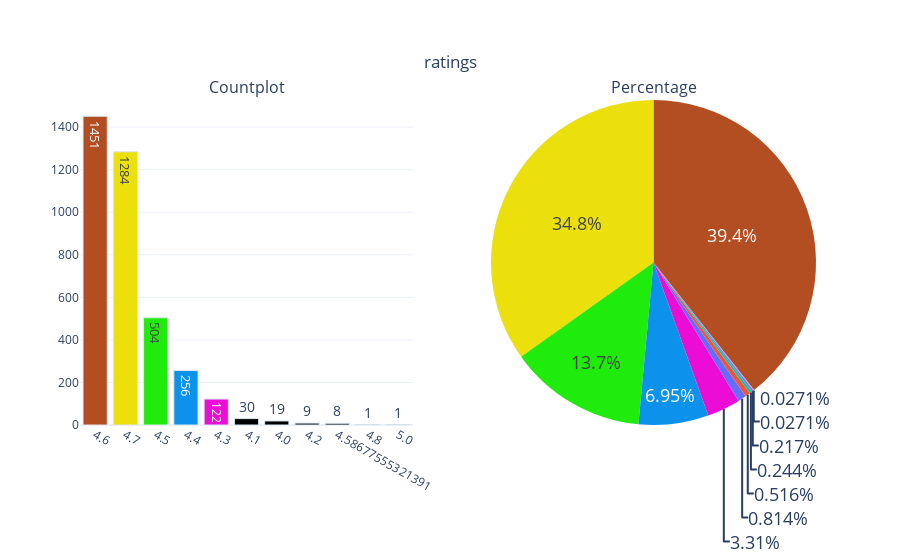

Here is the notebook cell this chart was saved with:
### Code cell
constraints = ['#B34D22', '#EBE00C', '#1FEB0C', '#0C92EB', '#EB0CD5']

def categorical_variable_summary(df, column_name):
    fig = make_subplots(rows=1, cols=2, subplot_titles=('Countplot', 'Percentage'),
                        specs=[[{"type": "xy"}, {"type": "domain"}]])

    fig.add_trace(go.Bar(y=df[column_name].value_counts().values.tolist(),
                         x=[str(i) for i in df[column_name].value_counts().index],
                         text=df[column_name].value_counts().values.tolist(),
                         textfont=dict(size=14),
                         name=column_name,
                         textposition='auto',
                         showlegend=False,
                         marker=dict(color=constraints,
                                     line=dict(color='#DBE6EC', width=1))),
                  row=1, col=1)

    fig.add_trace(go.Pie(labels=df[column_name].value_counts().keys().tolist(),
                         values=df[column_name].value_counts().values.tolist(),
                         textfont=dict(size=18),
                         textposition='auto',
                         showlegend=False,
                         name=column_name,
                         marker=dict(colors=constraints)),
                  row=1, col=2)

    fig.update_layout(title={'text': column_name,
                             'y': 0.9,
                             'x': 0.5,
                             'xanchor': 'center',
                             'yanchor': 'top'},
                      template='plotly_white')

    iplot(fig)

categorical_variable_summary(df, 'ratings')

### Figure 1 — Plotly figure (JSON) as saved in the notebook; plotly's stock layout.template omitted (floating-point values rounded to 4 significant figures)
{"data": [{"marker": {"color": ["#B34D22", "#EBE00C", "#1FEB0C", "#0C92EB", "#EB0CD5"], "line": {"color": "#DBE6EC", "width": 1}}, "name": "ratings", "showlegend": false, "text": ["1451", "1284", "504", "256", "122", "30", "19", "9", "8", "1", "1"], "textfont": {"size": 14}, "textposition": "auto", "type": "bar", "x": ["4.6", "4.7", "4.5", "4.4", "4.3", "4.1", "4.0", "4.2", "4.58677555321391", "4.8", "5.0"], "xaxis": "x", "y": [1451, 1284, 504, 256, 122, 30, 19, 9, 8, 1, 1], "yaxis": "y"}, {"domain": {"x": [0.55, 1], "y": [0, 1]}, "labels": [4.6, 4.7, 4.5, 4.4, 4.3, 4.1, 4, 4.2, 4.587, 4.8, 5], "marker": {"colors": ["#B34D22", "#EBE00C", "#1FEB0C", "#0C92EB", "#EB0CD5"]}, "name": "ratings", "showlegend": false, "textfont": {"size": 18}, "textposition": "auto", "type": "pie", "values": [1451, 1284, 504, 256, 122, 30, 19, 9, 8, 1, 1]}], "layout": {"annotations": [{"font": {"size": 16}, "showarrow": false, "text": "Countplot", "x": 0.225, "xanchor": "center", "xref": "paper", "y": 1, "yanchor": "bottom", "yref": "paper"}, {"font": {"size": 16}, "showarrow": false, "text": "Percentage", "x": 0.775, "xanchor": "center", "xref": "paper", "y": 1, "yanchor": "bottom", "yref": "paper"}], "title": {"text": "ratings", "x": 0.5, "xanchor": "center", "y": 0.9, "yanchor": "top"}, "xaxis": {"anchor": "y", "domain": [0, 0.45]}, "yaxis": {"anchor": "x", "domain": [0, 1]}}}
